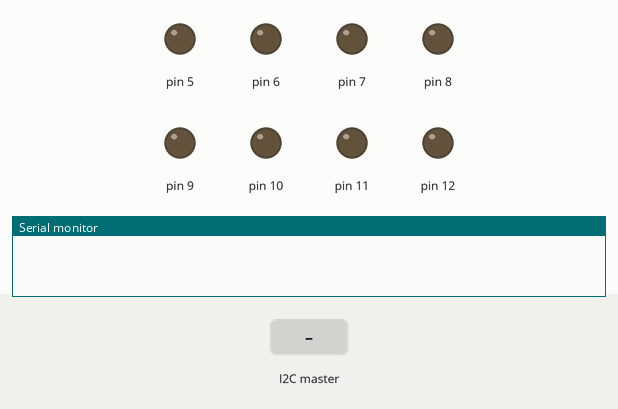
Recording of a sketch running on a simulated Arduino Nano, built with avr-gcc and run on an emulated ATmega328P. Parts: output pins drawn as LEDs (lit = HIGH), the last lines printed to the serial monitor. The test bench sets the inputs (shaded band).

Above: at 1.2 s.
1.3 s: the I2C master sends the byte 1
At 1.9 s:
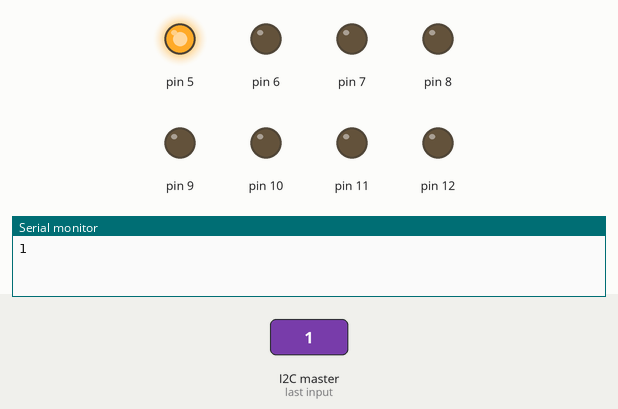
2.8 s: the I2C master sends the byte 2
At 4.0 s:
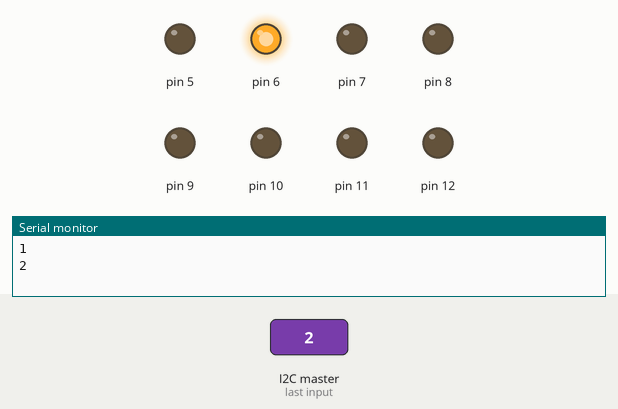
4.3 s: the I2C master sends the byte 90
At 5.4 s:
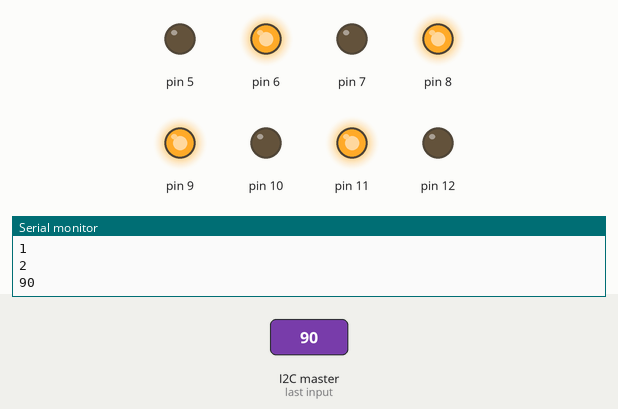
5.8 s: the I2C master sends the byte 200
At 6.5 s:
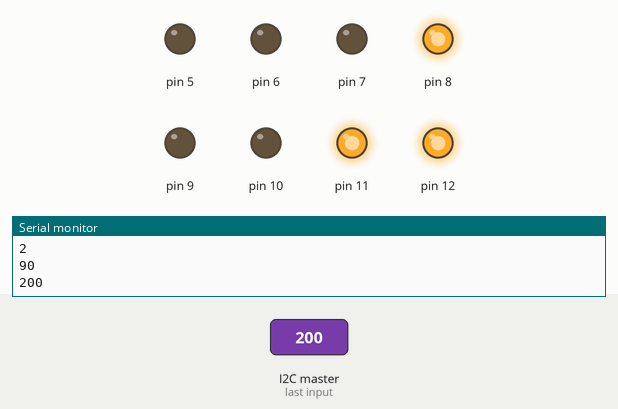
7.3 s: the I2C master sends the byte 0
At 7.7 s:
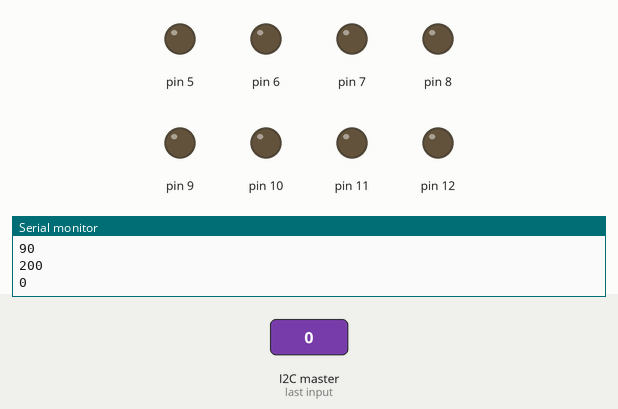
Timing chart, 0 to 9.8 s (numbered marks = the images above; inputs shaded):
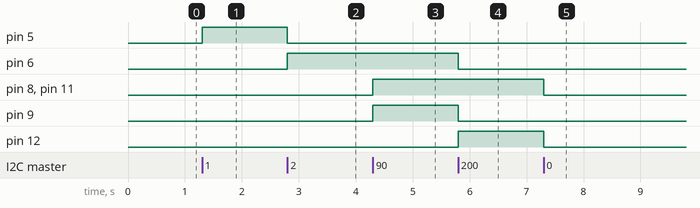

Measured:
- after the input at 1.3 s, pin 5: LOW → HIGH at once
- after the input at 2.8 s, pin 5: HIGH → LOW at once; pin 6: LOW → HIGH at once
- after the input at 4.3 s, pin 8, pin 9, pin 11: LOW → HIGH at once
- after the input at 5.8 s, pin 6, pin 9: HIGH → LOW at once; pin 12: LOW → HIGH at once
- after the input at 7.3 s, pin 8, pin 11, pin 12: HIGH → LOW at once

The sketch:

ABU_Robocon_2018_Nano_Mosfet.ino
```cpp
/*
 * MUST-PES ABU ROBOCON 2018
 * Program by: Shijir
 *
 * Slave Nano Mosfet
 *
*/
#include<Wire.h>
byte data;
int data0,data1,data2,data3,data4,data5,data6,data7;
void setup() {
  Serial.begin(9600);
  Wire.begin(10); //0x0b;
  Wire.onReceive(receiveEvent);
  pinMode(12,OUTPUT);
  pinMode(11,OUTPUT);
  pinMode(10,OUTPUT);
  pinMode(9,OUTPUT);
  pinMode(8,OUTPUT);
  pinMode(7,OUTPUT);
  pinMode(6,OUTPUT);
  pinMode(5,OUTPUT);
}

void loop() {
  datasep();
  if(data0 == 1){digitalWrite(12,HIGH);}
  else{digitalWrite(12,LOW);}
  if(data1 == 1){digitalWrite(11,HIGH);}
  else{digitalWrite(11,LOW);}
  if(data2 == 1){digitalWrite(10,HIGH);}
  else{digitalWrite(10,LOW);}
  if(data3 == 1){digitalWrite(9,HIGH);}
  else{digitalWrite(9,LOW);}
  if(data4 == 1){digitalWrite(8,HIGH);}
  else{digitalWrite(8,LOW);}
  if(data5 == 1){digitalWrite(7,HIGH);}
  else{digitalWrite(7,LOW);}
  if(data6 == 1){digitalWrite(6,HIGH);}
  else{digitalWrite(6,LOW);}
  if(data7 == 1){digitalWrite(5,HIGH);}
  else{digitalWrite(5,LOW);}
}
void datasep(){
  data0 = data >> 7;
  data1 = data >> 6 & B01;
  data2 = data >> 5 & B001;
  data3 = data >> 4 & B0001;
  data4 = data >> 3 & B00001;
  data5 = data >> 2 & B000001;
  data6 = data >> 1 & B0000001;
  data7 = data & B00000001;
}
void receiveEvent(int howMany) {
  while (1 < Wire.available());
  data = Wire.read();
  Serial.println(data);
}
```
